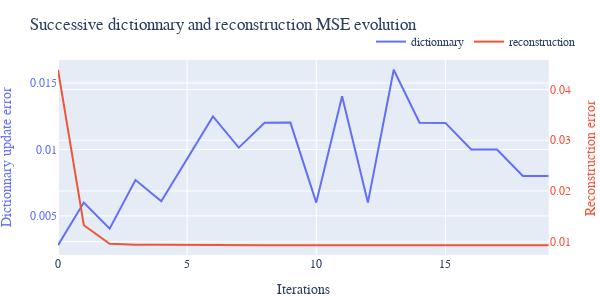

The notebook cell this image was saved under:
### Code cell
fig = make_subplots(specs=[[{"secondary_y": True}]])
x_plot = np.arange(max_iter)
# Add traces
fig.add_trace(
    go.Scatter(x=x_plot, mode="lines", y=ksvd.dict_errors, name="dictionnary"),
    secondary_y=False,
)

fig.add_trace(
    go.Scatter(x=x_plot, mode="lines", y=ksvd.reconstruction_errors, name="reconstruction"),
    secondary_y=True,
)


# Set x-axis title
fig.update_xaxes(title_text="Iterations")

# Set y-axes titles
fig.update_yaxes(title_text="Dictionnary update error", color=cmap[0], secondary_y=False)
fig.update_yaxes(title_text="Reconstruction error", color=cmap[1], secondary_y=True)
fig.update_layout(
    margin={"t": 60, "b": 5, "r": 5, "l": 5},
    showlegend=True,
    font_family="Serif",
    title_text="Successive dictionnary and reconstruction MSE evolution",
    width=600,
    height=300,
    legend=dict(
    orientation="h",
    yanchor="bottom",
    y=1.02,
    xanchor="right",
    x=1
    )
    )
fig.show()
pio.write_image(fig, "images/dict_reconstruction_mse.pdf")

### Figure 1 — Plotly figure (JSON) as saved in the notebook; plotly's stock layout.template omitted (floating-point values rounded to 4 significant figures)
{"data": [{"mode": "lines", "name": "dictionnary", "type": "scatter", "x": [0, 1, 2, 3, 4, 5, 6, 7, 8, 9, 10, 11, 12, 13, 14, 15, 16, 17, 18, 19], "xaxis": "x", "y": [0.002788, 0.006001, 0.004039, 0.007696, 0.006096, 0.009247, 0.01248, 0.01014, 0.01201, 0.01202, 0.005999, 0.014, 0.006, 0.016, 0.01201, 0.012, 0.01, 0.01, 0.008, 0.008], "yaxis": "y"}, {"mode": "lines", "name": "reconstruction", "type": "scatter", "x": [0, 1, 2, 3, 4, 5, 6, 7, 8, 9, 10, 11, 12, 13, 14, 15, 16, 17, 18, 19], "xaxis": "x", "y": [0.0439, 0.01325, 0.009576, 0.009406, 0.009412, 0.00935, 0.009309, 0.009304, 0.009303, 0.009303, 0.009302, 0.009302, 0.009302, 0.009302, 0.009301, 0.009301, 0.009301, 0.009301, 0.009301, 0.009301], "yaxis": "y2"}], "layout": {"font": {"family": "Serif"}, "height": 300, "legend": {"orientation": "h", "x": 1, "xanchor": "right", "y": 1.02, "yanchor": "bottom"}, "margin": {"b": 5, "l": 5, "r": 5, "t": 60}, "showlegend": true, "title": {"text": "Successive dictionnary and reconstruction MSE evolution"}, "width": 600, "xaxis": {"anchor": "y", "domain": [0, 0.94], "title": {"text": "Iterations"}}, "yaxis": {"anchor": "x", "color": "#636EFA", "domain": [0, 1], "title": {"text": "Dictionnary update error"}}, "yaxis2": {"anchor": "x", "color": "#EF553B", "overlaying": "y", "side": "right", "title": {"text": "Reconstruction error"}}}}
